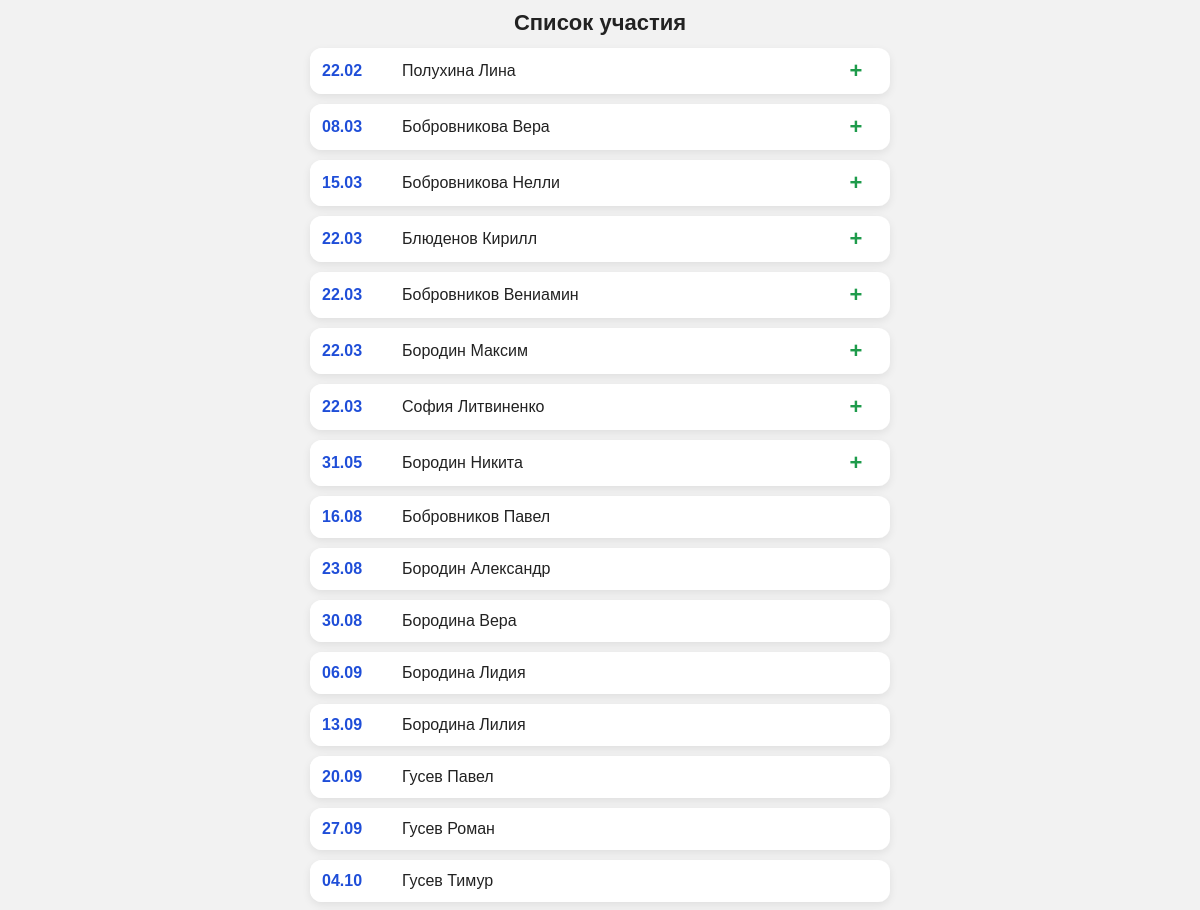
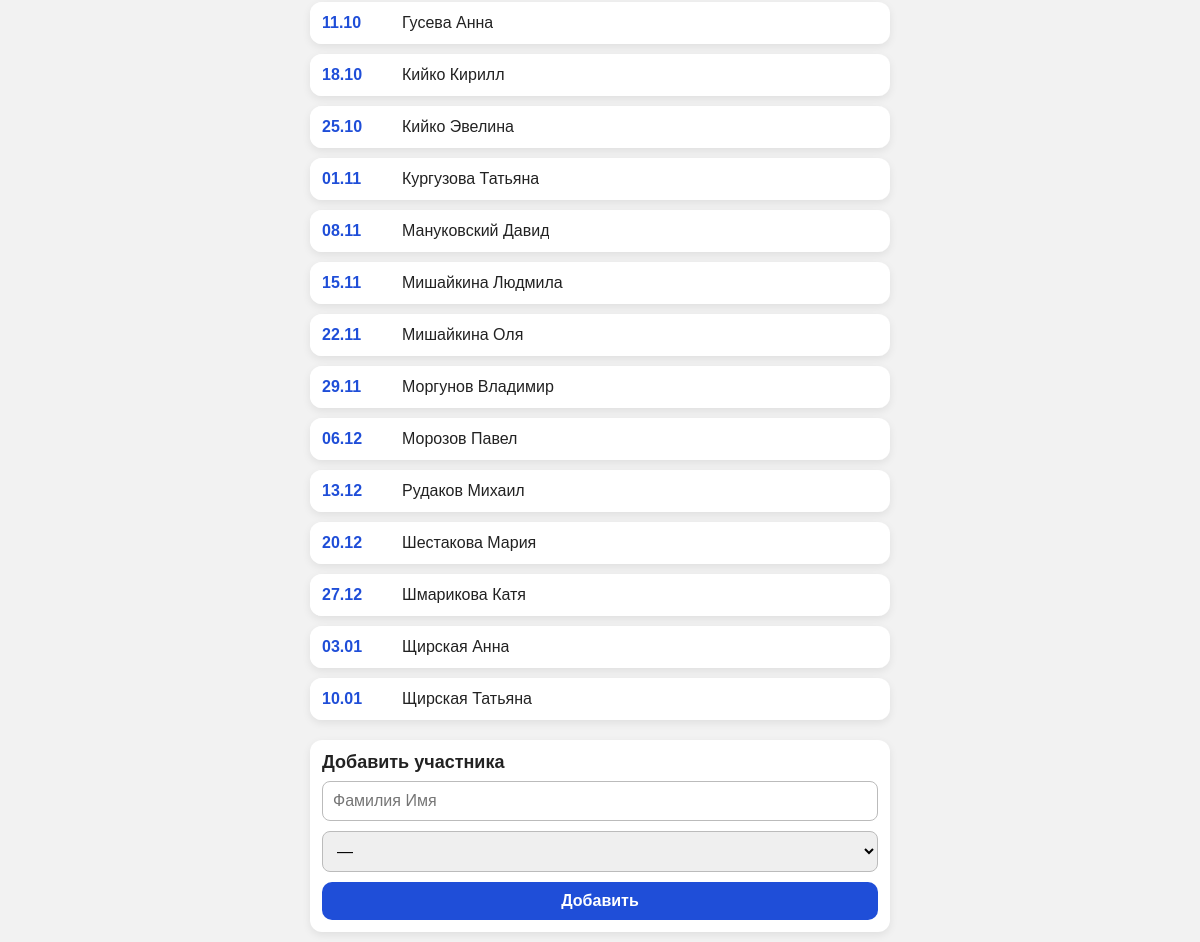
The page / on the database its author committed (2 pictures, top to bottom).
### tables this page shows
CREATE TABLE records (
        id INTEGER PRIMARY KEY AUTOINCREMENT,
        position INTEGER NOT NULL,
        date DATE NOT NULL,
        person TEXT NOT NULL,
        status TEXT
    );

### app.py (the view)
@app.route("/")
def index():
    conn = get_db()
    cur = conn.cursor()
    cur.execute("""
        SELECT id, position, date, person, status
        FROM records
        ORDER BY position
    """)
    rows = []
    for r in cur.fetchall():
        r = dict(r)
        r["date_fmt"] = datetime.strptime(
            r["date"], "%Y-%m-%d"
        ).strftime("%d.%m")
        rows.append(r)
    conn.close()
    return render_template("index.html", schedule=rows)

### app.py (called while the page is built)
def get_db():
    conn = sqlite3.connect(DB_NAME)
    conn.row_factory = sqlite3.Row
    return conn

### templates/index.html (shortened to what this page needs)
<!DOCTYPE html>
<html lang="ru">
<head>
    <link rel="stylesheet" href="{{ url_for('static', filename='style.css') }}">
</head>
<body>
<div class="container">
    <h1>Список участия</h1>
    <div class="list">
        {% for row in schedule %}
        <div
            class="card"
            data-id="{{ row.id }}"
            data-status="{{ row.status or '' }}"
            data-position="{{ row.position }}"
        >
            <div class="card-actions">
                <button class="delete" title="Удалить">🗑</button>
                <button class="move-up" title="Вверх">⬆️</button>
                <button class="move-down" title="Вниз">⬇️</button>
                <button class="edit-record-btn" title="Редактировать">✏️</button>
            </div>
            <div class="card-content">
                <div class="cell date">
                    <span class="date-text">
                        {{ row.date_fmt }}
                    </span>
                </div>
                <div class="cell person">
                    <span class="person-text">
                        {{ row.person }}
                    </span>
                </div>
                <div class="cell status
                    {% if row.status == '+' %}plus{% elif row.status == '-' %}minus{% endif %}
                ">
                    <span class="status-text">
                        {{ row.status or '' }}
                    </span>
                </div>
            </div>
        </div>
        {% endfor %}
    </div>
    <div class="add-form">
        <h2>Добавить участника</h2>
        <form method="post" action="/add">
            <input
                type="text"
                name="person"
                placeholder="Фамилия Имя"
                required
            >
            <select name="status">
                <option value="">—</option>
            </select>
            <button type="submit">Добавить</button>
        </form>
    </div>
</div>
</body>
</html>

### static/style.css (style rules this page uses)
* { box-sizing: border-box; margin: 0; padding: 0; }
body { font-family: Arial, Helvetica, sans-serif; background: #f2f2f2; color: #222; }
.container { max-width: 600px; margin: 0 auto; padding: 10px; }
h1 { text-align: center; font-size: 22px; margin-bottom: 12px; }
h2 { font-size: 18px; margin-bottom: 8px; }
.list { display: flex; flex-direction: column; gap: 10px; }
.card { position: relative; overflow: hidden; border-radius: 12px; background: #ffffff; box-shadow: 0 3px 8px rgba(0,0,0,0.08); }
.card-actions { position: absolute; top: 0; right: 0; height: 100%; display: flex; align-items: center; gap: 8px; padding: 0 10px; background: #e9e9e9; }
.card-actions button { border: none; border-radius: 8px; padding: 8px 10px; font-size: 16px; cursor: pointer; background: #dcdcdc; }
.card-content { position: relative; z-index: 2; width: 100%; background: #ffffff; display: grid; grid-template-columns: 72px 1fr 44px; align-items: center; gap: 8px; padding: 12px; transition: transform 0.25s ease; }
.cell { display: flex; align-items: center; gap: 6px; font-size: 16px; }
.cell.date { font-weight: bold; color: #1f4ed8; white-space: nowrap; }
.date-text { white-space: nowrap; }
.cell.person { overflow: hidden; }
.person-text { white-space: nowrap; overflow: hidden; text-overflow: ellipsis; }
.cell.status { justify-content: center; font-weight: 800; font-size: 22px; line-height: 1; }
.cell.status.plus { color: #1e9b4b; }
.status-text { line-height: 1; }
.add-form { margin-top: 20px; background: #ffffff; border-radius: 12px; padding: 12px; box-shadow: 0 3px 8px rgba(0,0,0,0.08); }
.add-form form { display: flex; flex-direction: column; gap: 10px; }
.add-form input[type="text"], .add-form select { padding: 10px; font-size: 16px; border-radius: 8px; border: 1px solid #bbb; }
.add-form button { padding: 10px; font-size: 16px; font-weight: bold; border-radius: 10px; border: none; background: #1f4ed8; color: #ffffff; cursor: pointer; }

### rows shown on the page
records: date_fmt "22.02", person "Полухина Лина", status "+"
records: date_fmt "08.03", person "Бобровникова Вера", status "+"
records: date_fmt "15.03", person "Бобровникова Нелли", status "+"
records: date_fmt "22.03", person "Блюденов Кирилл", status "+"
records: date_fmt "22.03", person "Бобровников Вениамин", status "+"
records: date_fmt "22.03", person "Бородин Максим", status "+"
records: date_fmt "22.03", person "София Литвиненко", status "+"
records: date_fmt "31.05", person "Бородин Никита", status "+"
records: date_fmt "16.08", person "Бобровников Павел"
records: date_fmt "23.08", person "Бородин Александр"
records: date_fmt "30.08", person "Бородина Вера"
records: date_fmt "06.09", person "Бородина Лидия"
records: date_fmt "13.09", person "Бородина Лилия"
records: date_fmt "20.09", person "Гусев Павел"
records: date_fmt "27.09", person "Гусев Роман"
records: date_fmt "04.10", person "Гусев Тимур"
records: date_fmt "11.10", person "Гусева Анна"
records: date_fmt "18.10", person "Кийко Кирилл"
records: date_fmt "25.10", person "Кийко Эвелина"
records: date_fmt "01.11", person "Кургузова Татьяна"
records: date_fmt "08.11", person "Мануковский Давид"
records: date_fmt "15.11", person "Мишайкина Людмила"
records: date_fmt "22.11", person "Мишайкина Оля"
records: date_fmt "29.11", person "Моргунов Владимир"
records: date_fmt "06.12", person "Морозов Павел"
records: date_fmt "13.12", person "Рудаков Михаил"
records: date_fmt "20.12", person "Шестакова Мария"
records: date_fmt "27.12", person "Шмарикова Катя"
records: date_fmt "03.01", person "Щирская Анна"
records: date_fmt "10.01", person "Щирская Татьяна"
